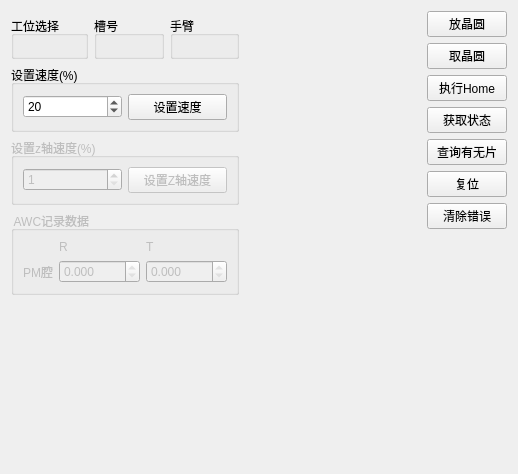
<?xml version="1.0" encoding="UTF-8"?>
<ui version="4.0">
 <class>SunwayRobotSubsystemWidget</class>
 <widget class="QWidget" name="SunwayRobotSubsystemWidget">
  <property name="geometry">
   <rect>
    <x>0</x>
    <y>0</y>
    <width>518</width>
    <height>474</height>
   </rect>
  </property>
  <property name="windowTitle">
   <string>Form</string>
  </property>
  <layout class="QHBoxLayout" name="horizontalLayout">
   <item>
    <layout class="QVBoxLayout" name="verticalLayout">
     <item>
      <layout class="QHBoxLayout" name="horizontalLayout_2">
       <property name="topMargin">
        <number>5</number>
       </property>
       <item>
        <widget class="QGroupBox" name="station_group">
         <property name="title">
          <string>工位选择</string>
         </property>
         <layout class="QVBoxLayout" name="station_layout">
          <property name="spacing">
           <number>10</number>
          </property>
          <property name="leftMargin">
           <number>10</number>
          </property>
          <property name="topMargin">
           <number>10</number>
          </property>
          <property name="rightMargin">
           <number>10</number>
          </property>
          <property name="bottomMargin">
           <number>10</number>
          </property>
         </layout>
        </widget>
       </item>
       <item>
        <widget class="QGroupBox" name="slots_group">
         <property name="title">
          <string>槽号</string>
         </property>
         <layout class="QHBoxLayout" name="slots_layout"/>
        </widget>
       </item>
       <item>
        <widget class="QGroupBox" name="arm_group">
         <property name="title">
          <string>手臂</string>
         </property>
         <layout class="QVBoxLayout" name="arm_layout">
          <property name="spacing">
           <number>0</number>
          </property>
          <property name="leftMargin">
           <number>5</number>
          </property>
          <property name="topMargin">
           <number>5</number>
          </property>
          <property name="rightMargin">
           <number>5</number>
          </property>
          <property name="bottomMargin">
           <number>5</number>
          </property>
         </layout>
        </widget>
       </item>
      </layout>
     </item>
     <item>
      <widget class="QGroupBox" name="groupBox_3">
       <property name="title">
        <string>设置速度(%)</string>
       </property>
       <layout class="QHBoxLayout" name="horizontalLayout_4">
        <item>
         <widget class="QSpinBox" name="speed_value_spx">
          <property name="minimum">
           <number>5</number>
          </property>
          <property name="maximum">
           <number>100</number>
          </property>
          <property name="singleStep">
           <number>5</number>
          </property>
          <property name="value">
           <number>20</number>
          </property>
         </widget>
        </item>
        <item>
         <widget class="QPushButton" name="set_speed_btn">
          <property name="text">
           <string>设置速度</string>
          </property>
         </widget>
        </item>
       </layout>
      </widget>
     </item>
     <item>
      <widget class="QGroupBox" name="groupBox_4">
       <property name="enabled">
        <bool>false</bool>
       </property>
       <property name="title">
        <string>设置z轴速度(%)</string>
       </property>
       <layout class="QHBoxLayout" name="horizontalLayout_5">
        <item>
         <widget class="QSpinBox" name="speed_value_spx_z">
          <property name="minimum">
           <number>1</number>
          </property>
          <property name="maximum">
           <number>3</number>
          </property>
          <property name="singleStep">
           <number>1</number>
          </property>
          <property name="value">
           <number>1</number>
          </property>
         </widget>
        </item>
        <item>
         <widget class="QPushButton" name="set_speed_btn_z">
          <property name="text">
           <string>设置Z轴速度</string>
          </property>
         </widget>
        </item>
       </layout>
      </widget>
     </item>
     <item>
      <widget class="QGroupBox" name="groupBox">
       <property name="enabled">
        <bool>false</bool>
       </property>
       <property name="title">
        <string> AWC记录数据</string>
       </property>
       <layout class="QGridLayout" name="gridLayout_2">
        <item row="0" column="0">
         <layout class="QGridLayout" name="gridLayout">
          <item row="0" column="1">
           <widget class="QLabel" name="label_4">
            <property name="text">
             <string>R</string>
            </property>
           </widget>
          </item>
          <item row="0" column="2">
           <widget class="QLabel" name="label_6">
            <property name="text">
             <string>T</string>
            </property>
           </widget>
          </item>
          <item row="1" column="0">
           <widget class="QLabel" name="label_2">
            <property name="text">
             <string>PM腔</string>
            </property>
           </widget>
          </item>
          <item row="1" column="1">
           <widget class="QDoubleSpinBox" name="pm2_awc_r_dsb">
            <property name="readOnly">
             <bool>true</bool>
            </property>
            <property name="decimals">
             <number>3</number>
            </property>
            <property name="minimum">
             <double>-9999.989999999999782</double>
            </property>
            <property name="maximum">
             <double>9999.989999999999782</double>
            </property>
           </widget>
          </item>
          <item row="1" column="2">
           <widget class="QDoubleSpinBox" name="pm2_awc_t_dsb">
            <property name="readOnly">
             <bool>true</bool>
            </property>
            <property name="decimals">
             <number>3</number>
            </property>
            <property name="minimum">
             <double>-9999.989999999999782</double>
            </property>
            <property name="maximum">
             <double>9999.989999999999782</double>
            </property>
           </widget>
          </item>
         </layout>
        </item>
       </layout>
      </widget>
     </item>
     <item>
      <spacer name="verticalSpacer_2">
       <property name="orientation">
        <enum>Qt::Vertical</enum>
       </property>
       <property name="sizeHint" stdset="0">
        <size>
         <width>20</width>
         <height>40</height>
        </size>
       </property>
      </spacer>
     </item>
    </layout>
   </item>
   <item>
    <layout class="QHBoxLayout" name="center_layout"/>
   </item>
   <item>
    <spacer name="horizontalSpacer">
     <property name="orientation">
      <enum>Qt::Horizontal</enum>
     </property>
     <property name="sizeHint" stdset="0">
      <size>
       <width>260</width>
       <height>17</height>
      </size>
     </property>
    </spacer>
   </item>
   <item>
    <layout class="QHBoxLayout" name="extern_layout"/>
   </item>
   <item>
    <layout class="QVBoxLayout" name="right_verticalLayout">
     <property name="sizeConstraint">
      <enum>QLayout::SetFixedSize</enum>
     </property>
     <item>
      <widget class="QPushButton" name="put_btn">
       <property name="minimumSize">
        <size>
         <width>0</width>
         <height>0</height>
        </size>
       </property>
       <property name="text">
        <string>放晶圆</string>
       </property>
      </widget>
     </item>
     <item>
      <widget class="QPushButton" name="get_btn">
       <property name="minimumSize">
        <size>
         <width>0</width>
         <height>0</height>
        </size>
       </property>
       <property name="text">
        <string>取晶圆</string>
       </property>
      </widget>
     </item>
     <item>
      <widget class="QPushButton" name="home_btn">
       <property name="minimumSize">
        <size>
         <width>0</width>
         <height>0</height>
        </size>
       </property>
       <property name="text">
        <string>执行Home</string>
       </property>
      </widget>
     </item>
     <item>
      <widget class="QPushButton" name="generate_btn">
       <property name="minimumSize">
        <size>
         <width>0</width>
         <height>0</height>
        </size>
       </property>
       <property name="text">
        <string>获取状态</string>
       </property>
      </widget>
     </item>
     <item>
      <widget class="QPushButton" name="check_load_btn">
       <property name="text">
        <string>查询有无片</string>
       </property>
      </widget>
     </item>
     <item>
      <widget class="QPushButton" name="reset_btn">
       <property name="minimumSize">
        <size>
         <width>0</width>
         <height>0</height>
        </size>
       </property>
       <property name="text">
        <string>复位</string>
       </property>
      </widget>
     </item>
     <item>
      <widget class="QPushButton" name="clear_error_btn">
       <property name="minimumSize">
        <size>
         <width>0</width>
         <height>0</height>
        </size>
       </property>
       <property name="text">
        <string>清除错误</string>
       </property>
      </widget>
     </item>
     <item>
      <spacer name="verticalSpacer">
       <property name="orientation">
        <enum>Qt::Vertical</enum>
       </property>
       <property name="sizeHint" stdset="0">
        <size>
         <width>20</width>
         <height>40</height>
        </size>
       </property>
      </spacer>
     </item>
    </layout>
   </item>
  </layout>
 </widget>
 <resources/>
 <connections/>
</ui>
